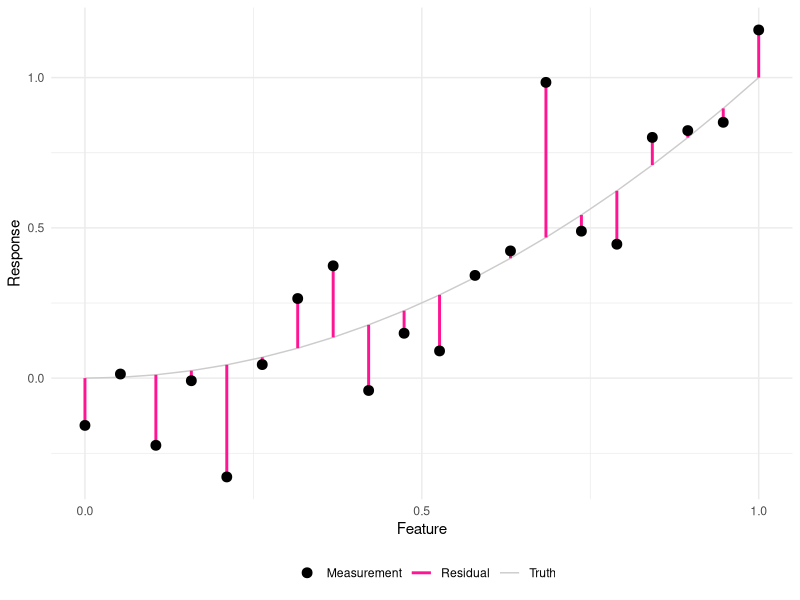
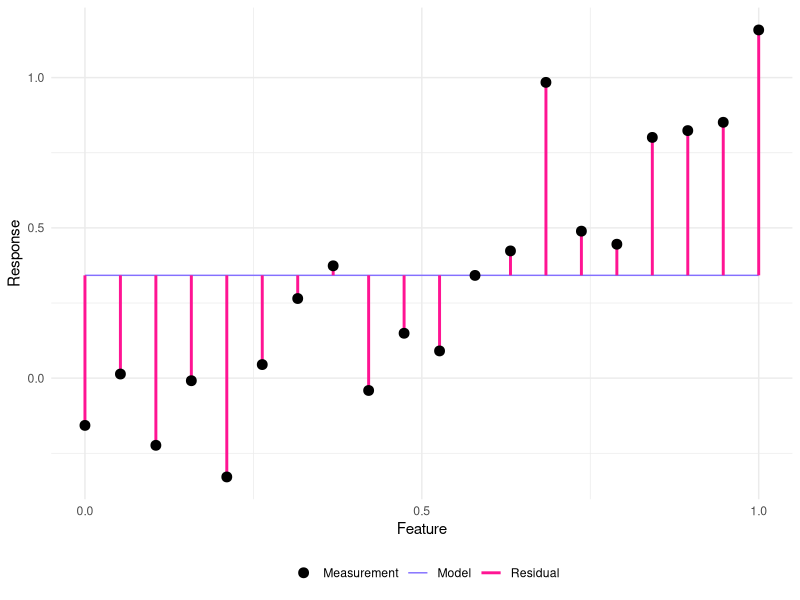
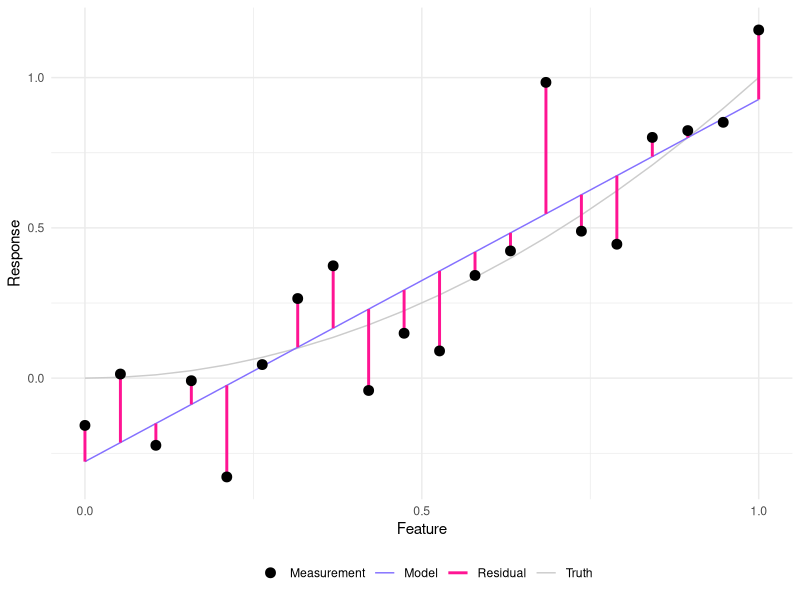
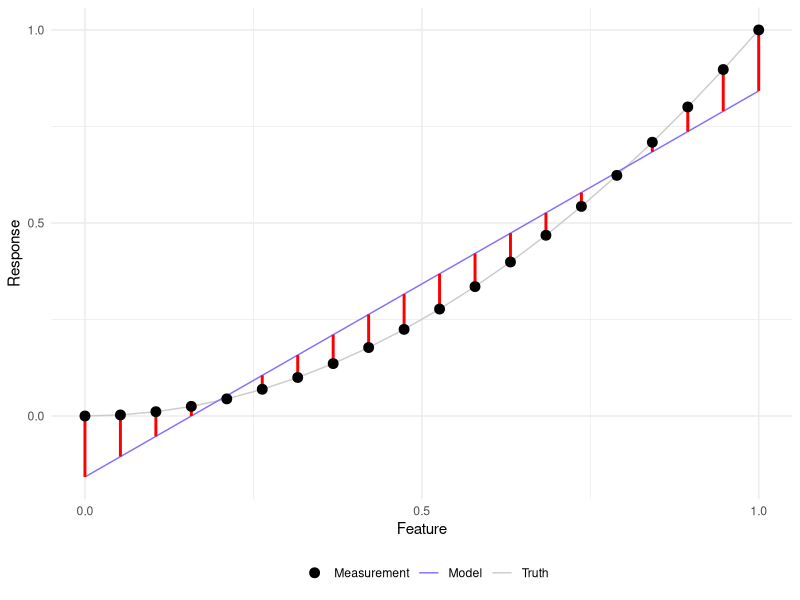
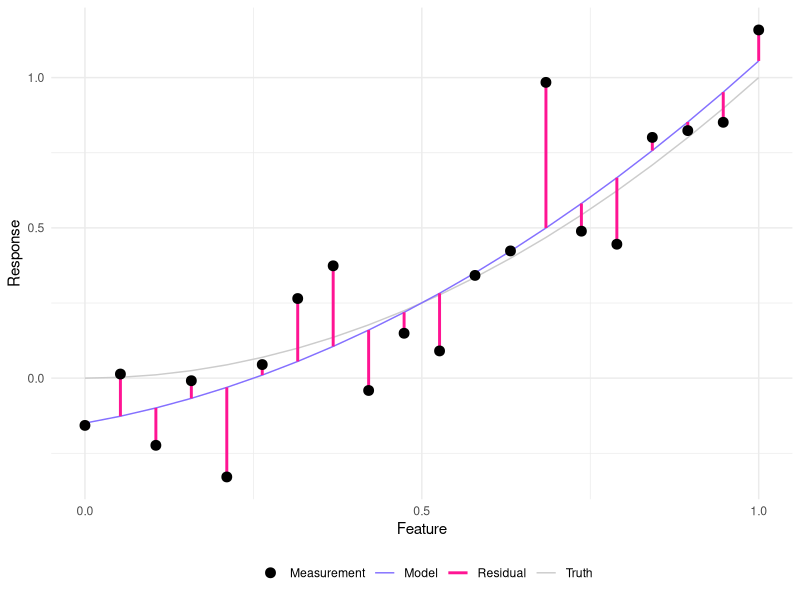
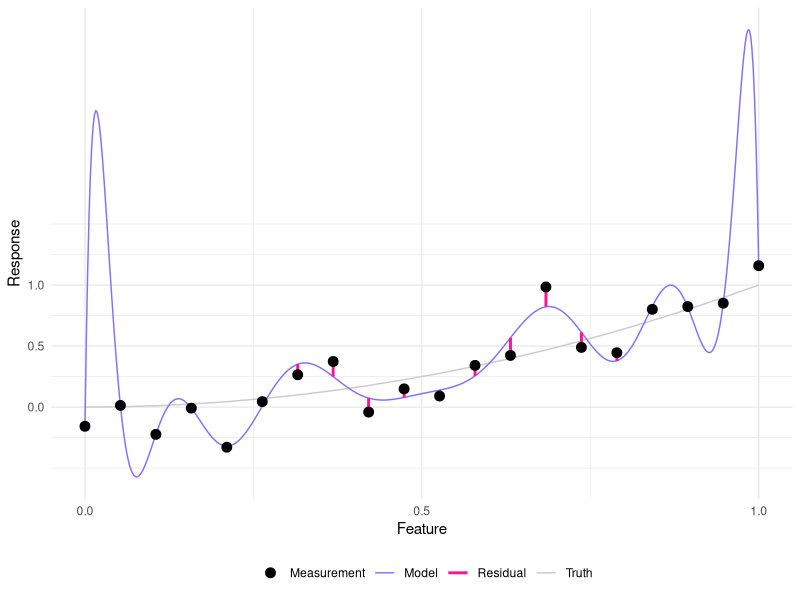
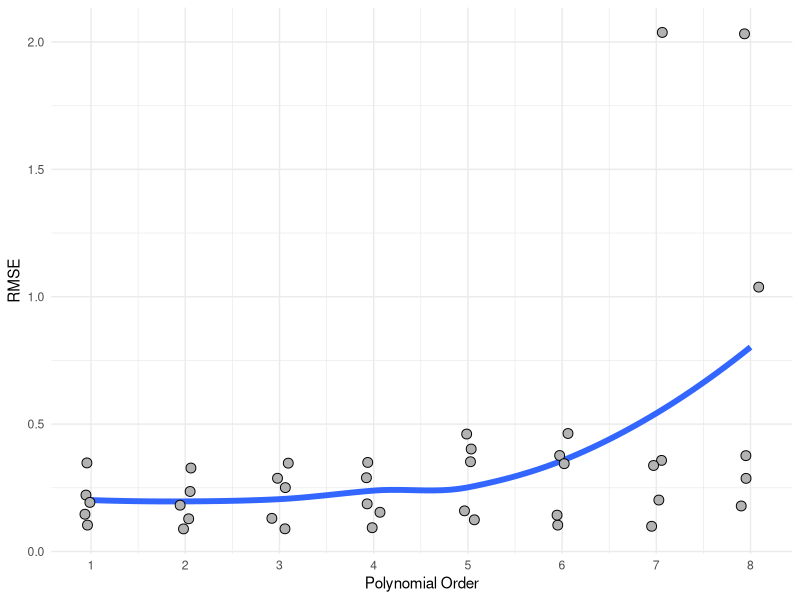
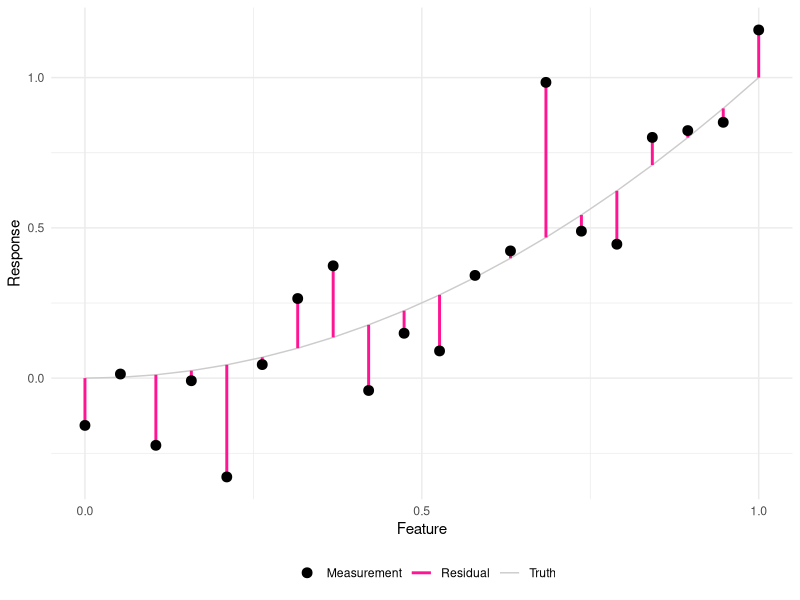

These figures' R source, in order:
## ---- chunk 1
library(tidyverse)
library(modelr)
## ---- chunk 2
set.seed(103)
n <- 20

color_values <-
  c(
    "Truth" = "grey80",
    "Measurement" = "black",
    "Residual" = "deeppink",
    "Model" = "lightslateblue"
  )

df_data <-
  tibble(x = seq(0, 1, length.out = n)) %>%
  mutate(
    y = x^2,
    y_meas = y + 0.2 * rnorm(n = n),
    y_mean = mean(y)
  )

fit_linear <-
  lm(
    data = df_data,
    formula = y_meas ~ x
  )

fit_quad <-
  lm(
    data = df_data,
    formula = y_meas ~ poly(x, degree = 2)
  )
## ---- chunk 3
df_data %>%
  ggplot() +
  geom_line(
    aes(x, y, color = "Truth"),
    size = 1 / 2
  ) +
  geom_segment(
    aes(x, y_meas, xend = x, yend = y, color = "Residual"),
    linetype = 1,
    size = 1
  ) +
  geom_point(
    aes(x, y_meas, color = "Measurement"),
    size = 3
  ) +
  scale_x_continuous(breaks = c(0, 1/2, 1)) +
  scale_y_continuous(breaks = c(0, 1/2, 1)) +
  scale_color_manual(
    name = "",
    values = color_values
  ) +
  theme_minimal() +
  theme(legend.position = "bottom") +
  labs(
    x = "Feature",
    y = "Response"
  )
ggsave("../../fig/06_model_fit_true.png")
## ---- chunk 4
df_data %>%
  ggplot() +
  geom_line(
    aes(x, y_mean, color = "Model"),
    size = 1 / 2
  ) +
  geom_segment(
    aes(x, y_meas, xend = x, yend = y_mean, color = "Residual"),
    linetype = 1,
    size = 1
  ) +
  geom_point(
    aes(x, y_meas, color = "Measurement"),
    size = 3
  ) +
  scale_x_continuous(breaks = c(0, 1/2, 1)) +
  scale_y_continuous(breaks = c(0, 1/2, 1)) +
  scale_color_manual(
    name = "",
    values = color_values
  ) +
  theme_minimal() +
  theme(legend.position = "bottom") +
  labs(
    x = "Feature",
    y = "Response"
  )
ggsave("../../fig/06_model_fit_mean.png")
## ---- chunk 5
df_data %>%
  add_predictions(fit_linear, var = "y_pred") %>%
  ggplot() +
  geom_line(
    aes(x, y, color = "Truth"),
    size = 1 / 2
  ) +
  geom_line(
    aes(x, y_pred, color = "Model"),
    size = 1 / 2
  ) +
  geom_segment(
    aes(x, y_meas, xend = x, yend = y_pred, color = "Residual"),
    size = 1
  ) +
  geom_point(
    aes(x, y_meas, color = "Measurement"),
    size = 3
  ) +
  scale_x_continuous(breaks = c(0, 1/2, 1)) +
  scale_y_continuous(breaks = c(0, 1/2, 1)) +
  scale_color_manual(
    name = "",
    values = color_values
  ) +
  theme_minimal() +
  theme(legend.position = "bottom") +
  labs(
    x = "Feature",
    y = "Response"
  )
ggsave("../../fig/06_model_fit_linear.png")
## ---- chunk 6
fit_linear_noiseless <-
  lm(
    data = df_data,
    formula = y ~ x
  )

df_data %>%
  add_predictions(fit_linear_noiseless, var = "y_pred") %>%
  ggplot() +
  geom_line(
    aes(x, y, color = "Truth"),
    size = 1 / 2,
  ) +
  geom_line(
    aes(x, y_pred, color = "Model"),
    size = 1 / 2
  ) +
  geom_segment(
    aes(x, y, xend = x, yend = y_pred, color = "Residual"),
    linetype = 1,
    size = 1,
    color = "red"
  ) +
  geom_point(
    aes(x, y, color = "Measurement"),
    size = 3
  ) +
  scale_x_continuous(breaks = c(0, 1/2, 1)) +
  scale_y_continuous(breaks = c(0, 1/2, 1)) +
  scale_color_manual(
    name = "",
    values = color_values
  ) +
  theme_minimal() +
  theme(legend.position = "bottom") +
  labs(
    x = "Feature",
    y = "Response"
  )
ggsave("../../fig/06_model_fit_linear_noiseless.png")
## ---- chunk 7
df_data %>%
  add_predictions(fit_quad, var = "y_pred") %>%
  ggplot() +
  geom_line(
    aes(x, y, color = "Truth"),
    size = 1 / 2
  ) +
  geom_line(
    aes(x, y_pred, color = "Model"),
    size = 1 / 2
  ) +
  geom_segment(
    aes(x, y_meas, xend = x, yend = y_pred, color = "Residual"),
    linetype = 1,
    size = 1
  ) +
  geom_point(
    aes(x, y_meas, color = "Measurement"),
    size = 3
  ) +
  scale_x_continuous(breaks = c(0, 1/2, 1)) +
  scale_y_continuous(breaks = c(0, 1/2, 1)) +
  scale_color_manual(
    name = "",
    values = color_values
  ) +
  theme_minimal() +
  theme(legend.position = "bottom") +
  labs(
    x = "Feature",
    y = "Response"
  )
ggsave("../../fig/06_model_fit_quad.png")
## ---- chunk 8
fit_poly <-
  lm(
    data = df_data,
    formula = y_meas ~ poly(x, degree = 14)
  )

df_ref <-
  tibble(x = seq(0, 1, length.out = 500)) %>%
  add_predictions(fit_poly, var = "y_pred")

df_data %>%
  add_predictions(fit_poly, var = "y_pred") %>%
  ggplot() +
  geom_line(
    aes(x, y, color = "Truth"),
    size = 1 / 2
  ) +
  geom_line(
    data = df_ref,
    aes(x, y_pred, color = "Model"),
    size = 1 / 2
  ) +
  geom_segment(
    aes(x, y_meas, xend = x, yend = y_pred, color = "Residual"),
    size = 1
  ) +
  geom_point(
    aes(x, y_meas, color = "Measurement"),
    size = 3
  ) +
  scale_x_continuous(breaks = c(0, 1/2, 1)) +
  scale_y_continuous(breaks = c(0, 1/2, 1)) +
  scale_color_manual(
    name = "",
    values = color_values
  ) +
  theme_minimal() +
  theme(legend.position = "bottom") +
  labs(
    x = "Feature",
    y = "Response"
  )
ggsave("../../fig/06_model_fit_overfit.png")
## ---- chunk 9
set.seed(101)
df_folds <- crossv_kfold(df_data, k = 5)

do_cv <- function(order) {
  pmap_dfr(
    df_folds,
    function(train, test, .id) {
      fit <- lm(formula = y_meas ~ poly(x, order), data = train)

      tibble(
        id = .id,
        rmse = rmse(fit, test),
        order = order
      )
    }
  )
}

df_cv <- map_dfr(seq(1, 8), do_cv)

df_cv %>%
  ggplot(aes(order, rmse)) +
  ## geom_boxplot(aes(group = order)) +
  geom_smooth(se = F, size = 2) +
  geom_point(
    position = position_jitter(width = 0.1, height = 0),
    size = 3,
    pch = 21,
    fill = "grey70",
    color = "black"
  ) +
  scale_x_continuous(breaks = seq(1,10)) +
  theme_minimal() +
  labs(
    x = "Polynomial Order",
    y = "RMSE"
  )
ggsave("../../fig/06_model_fit_cv.png")
